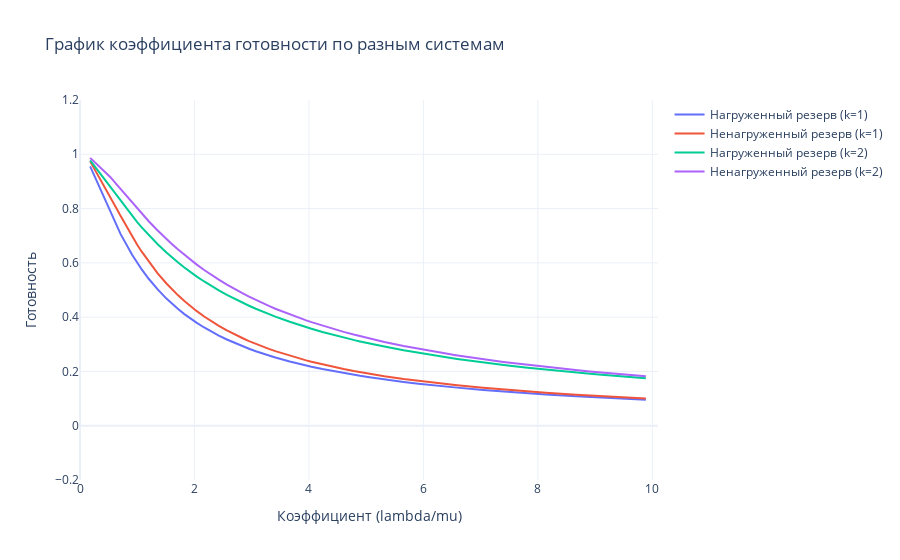

Notebook cell for this chart:
### Markdown cell above
Гистограмма плотностей относительных частот разных распределений

### Code cell
rng = Generator(PCG64(seed=8)) # генератор случайных чисел

l2mu_coefs_series = pd.Series(rng.uniform(low=0.01, high=10, size=100)).sort_values(ignore_index=True)
fig = go.Figure()
fig.add_trace(
    go.Scatter(x=l2mu_coefs_series,
           y=l2mu_coefs_series.apply(readines_coef_repair2, is_load=True), name='Нагруженный резерв (k=1)',
          )
)
fig.add_trace(
    go.Scatter(x=l2mu_coefs_series,
           y=l2mu_coefs_series.apply(readines_coef_repair2, is_load=False), name='Ненагруженный резерв (k=1)',
          )
)
fig.add_trace(
    go.Scatter(x=l2mu_coefs_series,
           y=l2mu_coefs_series.apply(readines_coef_repair2, is_load=True, k=2), name='Нагруженный резерв (k=2)',
          )
)
fig.add_trace(
    go.Scatter(x=l2mu_coefs_series,
           y=l2mu_coefs_series.apply(readines_coef_repair2, is_load=False, k=2), name='Ненагруженный резерв (k=2)',
          )
)
fig.update_layout(
    title="График коэффициента готовности по разным системам",
    xaxis_title="Коэффициент (lambda/mu)",
    yaxis_title="Готовность",
    template="plotly_white",
    yaxis_range=[-0.2, 1.2],
    xaxis_range=[0, 10.1]
)
fig.show()
